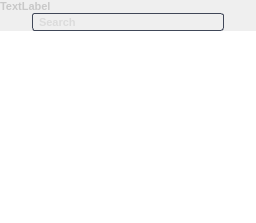
                   <widget class="QWidget" name="page_file_model">
                    <property name="styleSheet">
                     <string notr="true">QMenu {
	color:black;
	background-color:white; 
	border-radius:3px;
	padding:5px;
	margin:6px;
}
QMenu::item:text { 
	padding-left:10px;
	padding-right:10px;
}
QMenu::item:selected{ 
	color:#1aa3ff;
	background-color: #e5f5ff;
	border-radius:3px;
}
QMenu::separator{
	height:1px;
	background:#bbbbbb;
	margin:5px;
	margin-left:10px;
	margin-right:10px;
}</string>
                    </property>
                    <layout class="QVBoxLayout" name="verticalLayout_12">
                     <property name="spacing">
                      <number>0</number>
                     </property>
                     <property name="leftMargin">
                      <number>0</number>
                     </property>
                     <property name="topMargin">
                      <number>0</number>
                     </property>
                     <property name="rightMargin">
                      <number>0</number>
                     </property>
                     <property name="bottomMargin">
                      <number>0</number>
                     </property>
                     <item>
                      <widget class="QLabel" name="label_file_dir">
                       <property name="maximumSize">
                        <size>
                         <width>16777215</width>
                         <height>20</height>
                        </size>
                       </property>
                       <property name="font">
                        <font>
                         <family>Segoe UI</family>
                         <pointsize>8</pointsize>
                         <weight>75</weight>
                         <bold>true</bold>
                        </font>
                       </property>
                       <property name="styleSheet">
                        <string notr="true">color:rgb(200, 200, 200)</string>
                       </property>
                       <property name="lineWidth">
                        <number>0</number>
                       </property>
                       <property name="text">
                        <string>TextLabel</string>
                       </property>
                      </widget>
                     </item>
                     <item>
                      <layout class="QHBoxLayout" name="horizontalLayout_8">
                       <property name="spacing">
                        <number>0</number>
                       </property>
                       <item>
                        <widget class="QPushButton" name="btn_file_filter">
                         <property name="styleSheet">
                          <string notr="true">QPushButton {	
	border: none;
	background-color: transparent;
}
QPushButton:hover {
	background-color: rgb(52, 59, 72);
}
QPushButton:pressed {	
	background-color: rgb(85, 170, 255);
}</string>
                         </property>
                         <property name="text">
                          <string/>
                         </property>
                         <property name="icon">
                          <iconset resource="icon.qrc">
                           <normaloff>:/find/icons/find/两个椭圆_two-ellipses.svg</normaloff>:/find/icons/find/两个椭圆_two-ellipses.svg</iconset>
                         </property>
                        </widget>
                       </item>
                       <item>
                        <widget class="QLineEdit" name="lineEdit_file_filter">
                         <property name="font">
                          <font>
                           <family>Segoe UI</family>
                           <pointsize>8</pointsize>
                           <weight>75</weight>
                           <bold>true</bold>
                          </font>
                         </property>
                         <property name="styleSheet">
                          <string notr="true">
/* LINE EDIT */
QLineEdit {
	background-color: transparent;
	border-radius: 3px;
	border: 1px solid rgb(64, 71, 88);
	padding-left: 4px;
	color: rgb(200,200,200);
}
QLineEdit:hover {
	border: 1px solid rgb(64, 71, 88);
}
QLineEdit:focus {
	border: 1px solid rgb(85, 170, 255);
}

QMenu {
    background-color: #F5F5F5;
    border: 1px solid #CCC;
    padding: 5px;
	border-radius: 5px; /* 设置圆角 */
}
QMenu::item {
    padding: 2px 20px 2px 20px;
    border: 1px solid transparent;
}
QMenu::item:selected {
    background-color: #4A90D9;
    color: #FFF;
}
QMenu::separator {
    height: 1px; /* 分隔线的高度 */
    background-color: #CCC; /* 分隔线的颜色 */
    margin: 5px 0px 5px 0px; /* 分隔线的外边距 */
}</string>
                         </property>
                         <property name="placeholderText">
                          <string>Search</string>
                         </property>
                        </widget>
                       </item>
                       <item>
                        <widget class="QPushButton" name="btn_file_more_option">
                         <property name="styleSheet">
                          <string notr="true">QPushButton {	
	border: none;
	background-color: transparent;
}
QPushButton:hover {
	background-color: rgb(52, 59, 72);
}
QPushButton:pressed {	
	background-color: rgb(85, 170, 255);
}</string>
                         </property>
                         <property name="text">
                          <string/>
                         </property>
                         <property name="icon">
                          <iconset resource="icon.qrc">
                           <normaloff>:/find/icons/find/魔比斯环_cross-ring-two.svg</normaloff>:/find/icons/find/魔比斯环_cross-ring-two.svg</iconset>
                         </property>
                        </widget>
                       </item>
                      </layout>
                     </item>
                     <item>
                      <widget class="QTreeView" name="file_treeView">
                       <property name="styleSheet">
                        <string notr="true">QTreeView{
	border: none;
	color: rgb(255,255,255);
}

QMenu {
    background-color: #F5F5F5;
    border: 1px solid #CCC;
    padding: 5px;
}
QMenu::item {
    padding: 2px 20px 2px 20px;
    border: 1px solid transparent;
}
QMenu::item:selected {
    background-color: #4A90D9;
    color: #FFF;
}
QMenu::separator {
    height: 1px; /* 分隔线的高度 */
    background-color: #CCC; /* 分隔线的颜色 */
    margin: 5px 0px 5px 0px; /* 分隔线的外边距 */
}</string>
                       </property>
                       <property name="lineWidth">
                        <number>0</number>
                       </property>
                       <property name="sizeAdjustPolicy">
                        <enum>QAbstractScrollArea::AdjustIgnored</enum>
                       </property>
                       <property name="sortingEnabled">
                        <bool>true</bool>
                       </property>
                       <property name="animated">
                        <bool>true</bool>
                       </property>
                       <property name="wordWrap">
                        <bool>true</bool>
                       </property>
                       <property name="headerHidden">
                        <bool>true</bool>
                       </property>
                       <attribute name="headerVisible">
                        <bool>false</bool>
                       </attribute>
                      </widget>
                     </item>
                    </layout>
                   </widget>
